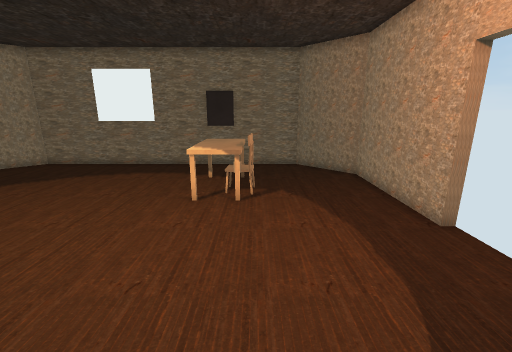
View 1 (above)

14 first-person views from a walk through a 3-D level made in the Unity game engine. The camera is 1.5 m above the floor, tilts 14° down and sees 90° across. The floor is counted in squares, 0.5 m on a side. Each view is taken from the middle of a square. On the plan, view 1 faces up. The plan holds only what a view shows up to about 19 squares ahead; the rest is blank. Door leaves are left out, so doorways stand open.

View 2
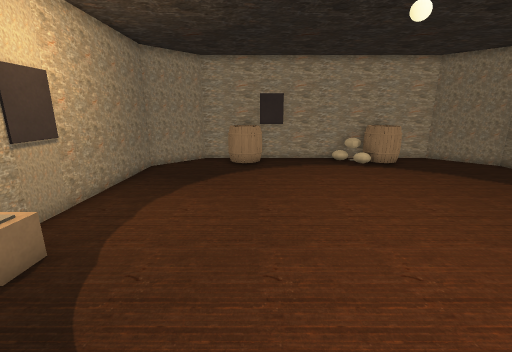

View 3
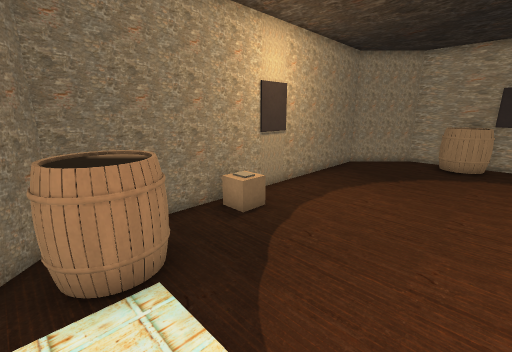

View 4
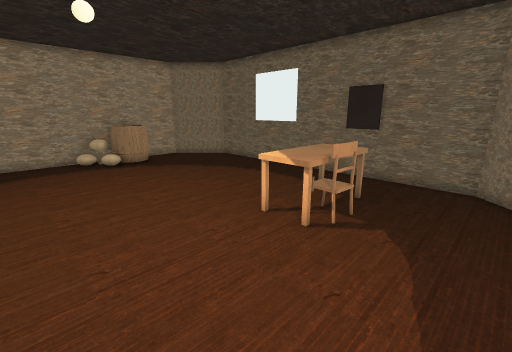

View 5
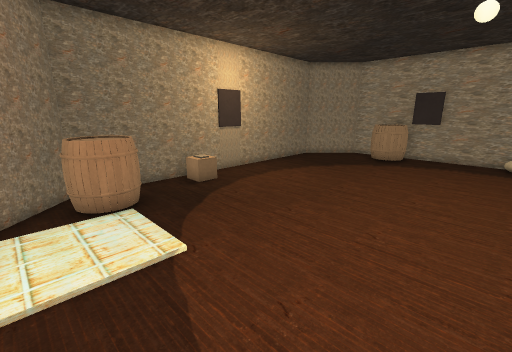

View 6
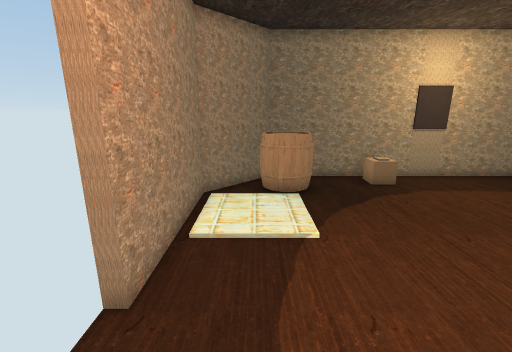

View 7
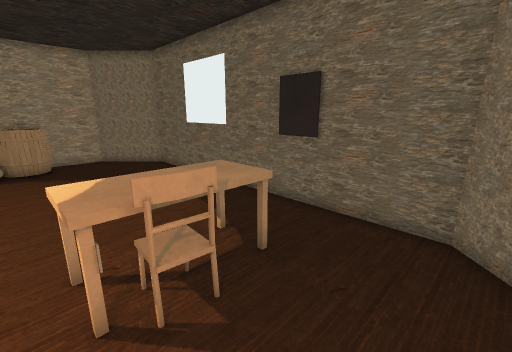

View 8
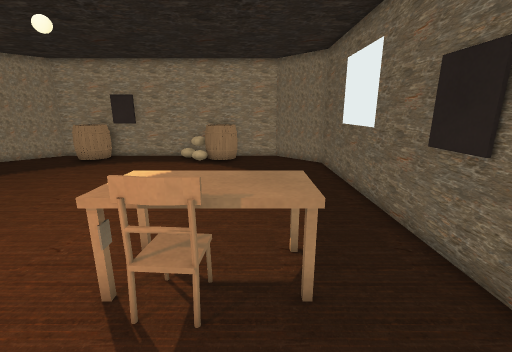

View 9
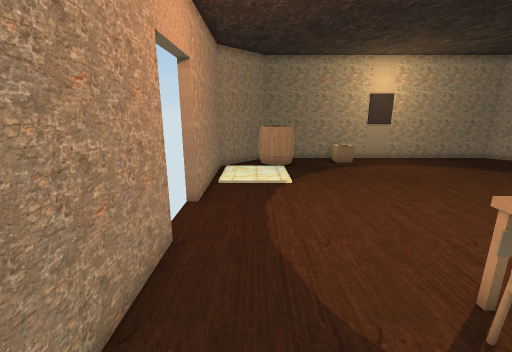

View 10
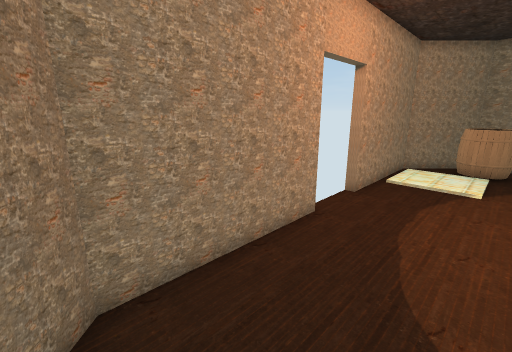

View 11
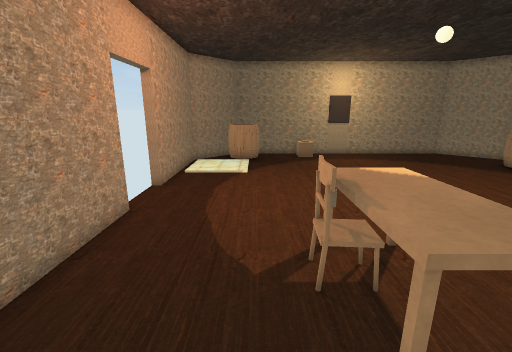

View 12
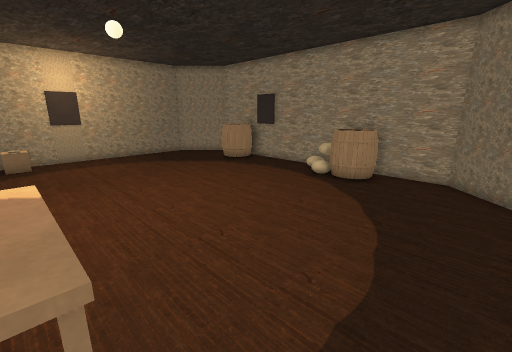

View 13
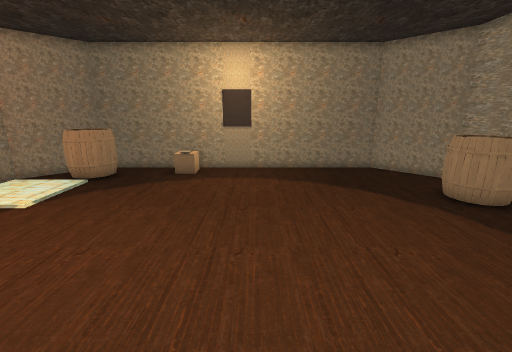

View 14
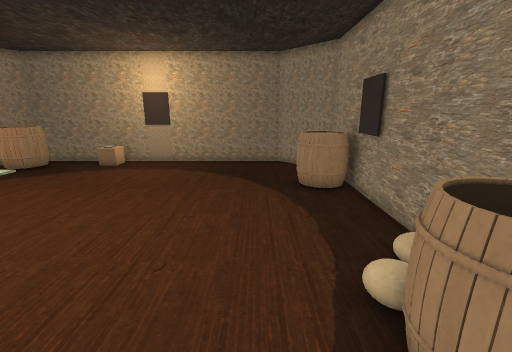

### Floor plan
Points are (right, up) in squares from view 1. A wall is a line through its corners. A room is listed if a view was taken in it or the views show most of it. See-through windows are left out.
Room 1 (views 1, 2, 3, 4, 5, 6, 7, 8, 9, 10, 11, 12, 13, 14)
walls: (5, 6.4) (5, 12.4) (2.4, 15) (-12.4, 15) (-15, 12.4) (-15, -2.4) (-12.4, -5) (2.4, -5) (5, -2.4) (5, 3.6)
ways out: open door at (5, 5)
objects: other object (-14, -1) to (-13, 1); other object (-14, 8) to (-13, 10); other object (-2, 8) to (0, 12); other object (0, 9) to (0, 10); other object (1, -4) to (3, -2)

Positions as (right, up) in squares from view 1, and headings:
1: (0, 0), facing up
2: (2, 1), facing left
3: (3, 2), facing down-left
4: (3, 3), facing up-left
5: (4, 6), facing down-left
6: (3, 7), facing down
7: (3, 8), facing up-left
8: (3, 11), facing left
9: (3, 12), facing down
10: (1, 13), facing down-right
11: (1, 14), facing down
12: (-2, 14), facing down-left
13: (-6, 9), facing down
14: (-11, 11), facing down
